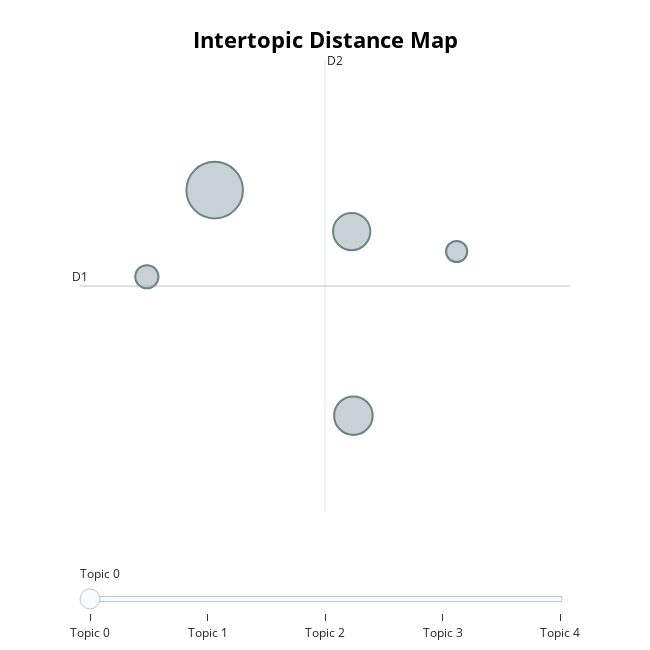

The notebook cell this image was saved under:
### Markdown cell above
## Distância entre os Tópicos

### Code cell
topic_model.visualize_topics(custom_labels=['Calendário Vacinal','Gestão do Governo na Pandemia','Avanço da Vacina','Situação da Educação Brasileira','Impacto do COVID-19'])

### Figure 1 — Plotly figure (JSON) as saved in the notebook; plotly's stock layout.template omitted (floating-point values rounded to 4 significant figures)
{"data": [{"customdata": [[0, "Informativos de Vacinação", 9086], [1, "Gestão do Governo na Pandemia", 4213], [2, "Avanço da Vacina", 3954], [3, "Voltas as Aulas Presenciais", 1526], [4, "Impacto do COVID-19", 1276]], "hovertemplate": "<b>Topic %{customdata[0]}</b><br>%{customdata[1]}<br>Size: %{customdata[2]}", "legendgroup": "", "marker": {"color": "#B0BEC5", "line": {"color": "DarkSlateGrey", "width": 2}, "size": [9086, 4213, 3954, 1526, 1276], "sizemode": "area", "sizeref": 5.679, "symbol": "circle"}, "mode": "markers", "name": "", "orientation": "v", "showlegend": false, "type": "scatter", "x": [3.682, 4.677, 4.664, 3.196, 5.417], "xaxis": "x", "y": [4.085, 3.023, 3.889, 3.677, 3.796], "yaxis": "y"}], "layout": {"annotations": [{"showarrow": false, "text": "D1", "x": 2.717, "y": 3.633, "yshift": 10}, {"showarrow": false, "text": "D2", "x": 4.473, "xshift": 10, "y": 4.697}], "height": 650, "hoverlabel": {"bgcolor": "white", "font": {"family": "Rockwell", "size": 16}}, "legend": {"itemsizing": "constant", "tracegroupgap": 0}, "margin": {"t": 60}, "shapes": [{"line": {"color": "#CFD8DC", "width": 2}, "type": "line", "x0": 4.473, "x1": 4.473, "y0": 2.569, "y1": 4.697}, {"line": {"color": "#9E9E9E", "width": 2}, "type": "line", "x0": 2.717, "x1": 6.23, "y0": 3.633, "y1": 3.633}], "sliders": [{"active": 0, "pad": {"t": 50}, "steps": [{"args": [{"marker.color": [["red", "#B0BEC5", "#B0BEC5", "#B0BEC5", "#B0BEC5"]]}], "label": "Topic 0", "method": "update"}, {"args": [{"marker.color": [["#B0BEC5", "red", "#B0BEC5", "#B0BEC5", "#B0BEC5"]]}], "label": "Topic 1", "method": "update"}, {"args": [{"marker.color": [["#B0BEC5", "#B0BEC5", "red", "#B0BEC5", "#B0BEC5"]]}], "label": "Topic 2", "method": "update"}, {"args": [{"marker.color": [["#B0BEC5", "#B0BEC5", "#B0BEC5", "red", "#B0BEC5"]]}], "label": "Topic 3", "method": "update"}, {"args": [{"marker.color": [["#B0BEC5", "#B0BEC5", "#B0BEC5", "#B0BEC5", "red"]]}], "label": "Topic 4", "method": "update"}]}], "title": {"font": {"color": "Black", "size": 22}, "text": "<b>Intertopic Distance Map</b>", "x": 0.5, "xanchor": "center", "y": 0.95, "yanchor": "top"}, "width": 650, "xaxis": {"anchor": "y", "domain": [0, 1], "range": [2.717, 6.23], "title": {"text": ""}, "visible": false}, "yaxis": {"anchor": "x", "domain": [0, 1], "range": [2.569, 4.697], "title": {"text": ""}, "visible": false}}}
